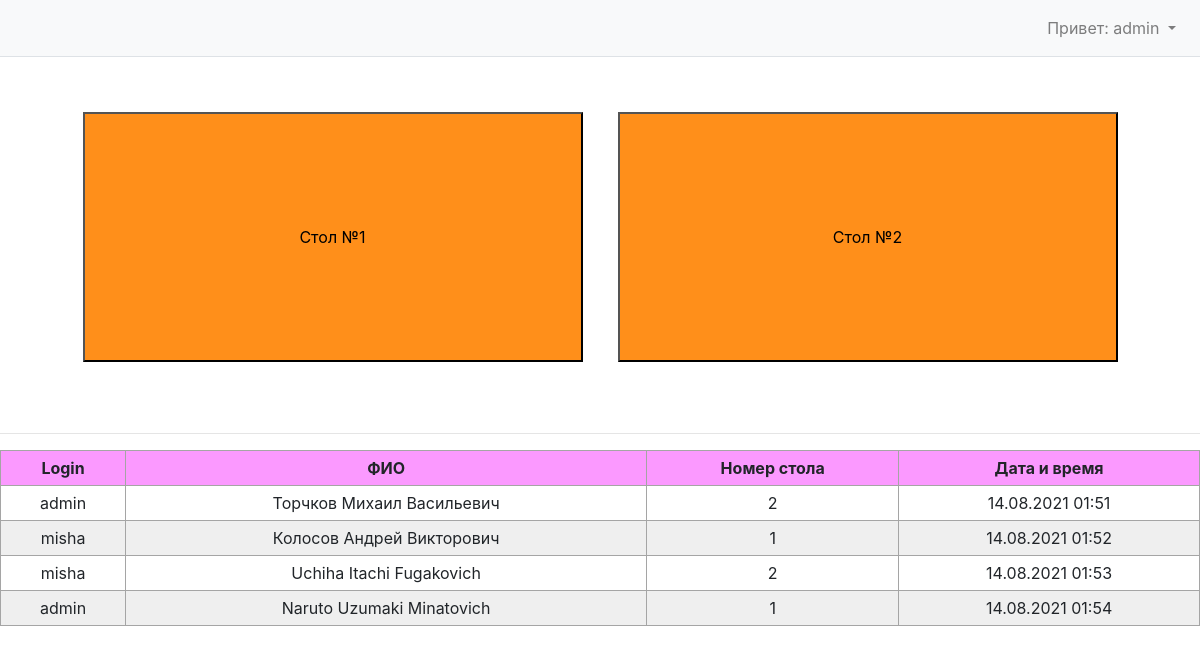
The app's page / (signed in), older data.
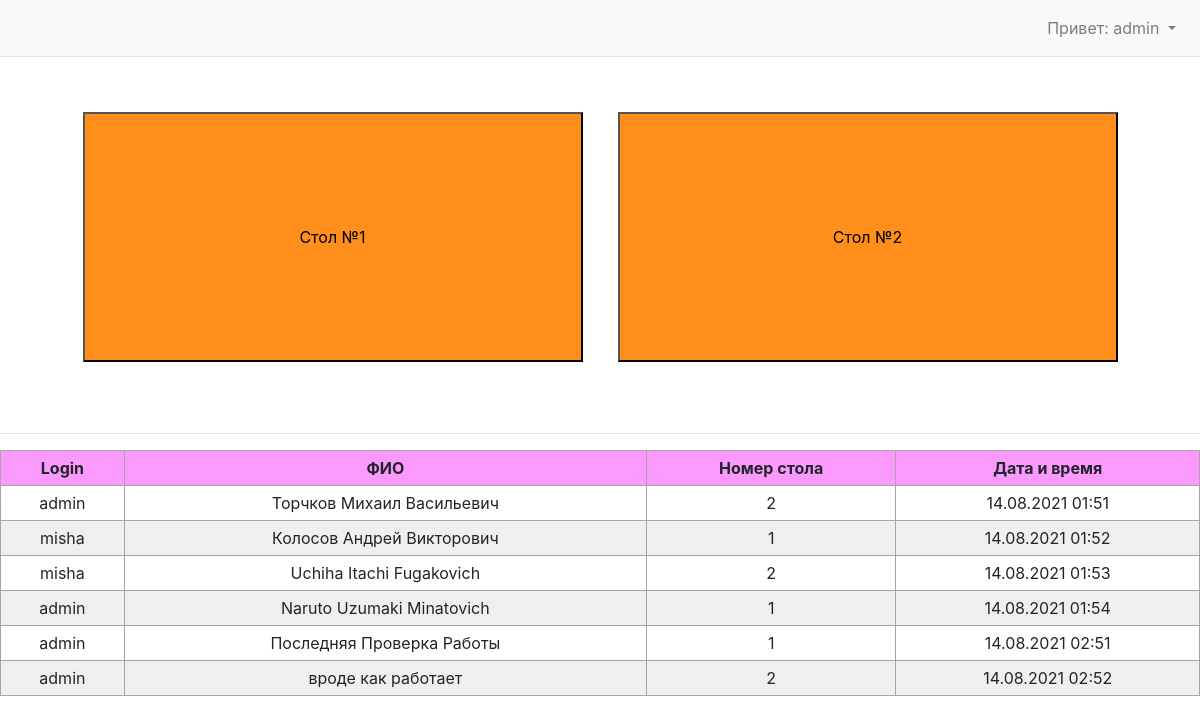
The same page, newer data.
### app/models.py (models this page shows, shortened)
class LogInfo(models.Model):
    login = models.CharField(max_length=255, default='login')
    name = models.CharField(max_length=255)
    surname = models.CharField(max_length=255)
    patronymic = models.CharField(max_length=255)
    date = models.DateTimeField(auto_now_add=True)
    workspace_number = models.IntegerField()

### app/views.py (the view, shortened to what this page needs)
# urls.py: path('', index.as_view()),
@method_decorator(login_required, name='dispatch')
class index(ListView):
    template_name = 'index.html'
    model = LogInfo
    context_object_name = 'records'

### templates/index.html (shortened to what this page needs)
{% load static %}
<!DOCTYPE html>
<html lang="ru">
<head>
    <link href="{% static 'vendor/bootstrap/css/bootstrap.min.css' %}" rel="stylesheet ">
    <link href="{% static 'css/simple-sidebar.css' %}" rel="stylesheet">
    <link href="{% static 'my_style.css' %}" rel="stylesheet">
    <link href="{% static 'style_for_graph' %}" rel="stylesheet">
</head>
<body>
  <div class="d-flex" id="wrapper">
    <div id="page-content-wrapper">
      <nav class="navbar navbar-expand-lg navbar-light bg-light border-bottom">
        <div class="collapse navbar-collapse" id="navbarSupportedContent">
          <ul class="navbar-nav ml-auto mt-2 mt-lg-0">
              <li class="nav-item dropdown">
                <a class="nav-link dropdown-toggle" href="#" id="navbarDropdown" role="button" data-toggle="dropdown" aria-haspopup="true" aria-expanded="false">
                  <span>Привет: {{ user.username }}</span>
                </a>
              </li>
          </ul>
        </div>
      </nav>
      <div class="container-fluid">
          <div class="work-space">
              <div class="div-for-toggle-info">
                  <input class="workspace dropbtn" type="button" onclick="ShowTableInfo(1)" value="Стол №1">
              </div>
              <div class="div-for-toggle-info">
                  <input class="workspace dropbtn" type="button" onclick="ShowTableInfo(2)" value="Стол №2">
              </div>
          </div>
      </div>
    </div>
  </div>
  <div>
    <hr>
    <table>
        <tr>
            <th>Login</th>
            <th>ФИО</th>
            <th>Номер стола</th>
            <th>Дата и время</th>
        </tr>
        {% for record in records %}
        <tr>
            <td>{{ record.login  }}</td>
            <td>{{ record.surname }} {{ record.name }} {{ record.patronymic }}</td>
            <td>{{ record.workspace_number }}</td>
            <td>{{ record.date|date:'d.m.Y H:i' }}</td>
        </tr>
        {% endfor %}
    </table>
  </div>
</body>
</html>

### static/css/simple-sidebar.css (style rules this page uses)
#wrapper { overflow-x: hidden; }
#page-content-wrapper { min-width: 100vw; }
@media (min-width: 768px) { #page-content-wrapper { min-width: 0; width: 100%; } }

### static/my_style.css (style rules this page uses)
.work-space { margin: 50px; display: flex; justify-content: space-around; }
.workspace { width: 500px; height: 250px; background-color: #ff8f1a; }
.div-for-toggle-info { width: 500px; margin: 5px; display: flex; }
table { text-align: center; width: 100%; margin-bottom: 20px; border: 1px solid #a5a5a5; border-collapse: collapse; }
th { font-weight: bold; padding: 5px; background: #fb99ff; border: 1px solid #a5a5a5; }
td { border: 1px solid #a5a5a5; padding: 5px; }
tr:nth-child(2n+1) { background: #efefef; }

Row changes from the older to the newer data that the page shows:
added LogInfo: login "admin", surname "Последняя", name "Проверка", patronymic "Работы", workspace_number "1", date "14.08.2021 02:51"
added LogInfo: login "admin", surname "вроде", name "как", patronymic "работает", workspace_number "2", date "14.08.2021 02:52"
